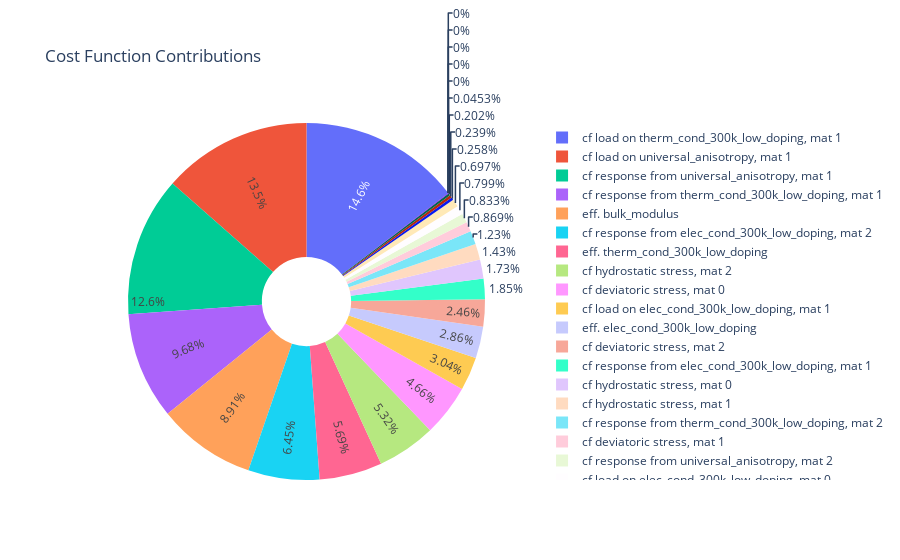

The notebook cell this image was saved under:
### Markdown cell above
Plot the contributions to the cost function for the best performer

*Note on how many contributions to expect:*
Per property, there is
* 1 effective property term
* (Non-modulus) 2 concentration factor terms per material
* (Modulus) 2 concentration factor terms per coupled (bulk, shear) moduli per material -- not considered individual properties

*For example*, for a 3-phase composite which considers carrier-transport and elastic property categories, not including volume fraction, there are 5 properties per material, so in total we expect
* 5 effective property terms
* 18 = 6 concentration factor terms (load and response terms for electrical conductivity, thermal conductivity, and universal anisotropy) $\times$ 3 materials
* 6 = 2 concentration factor terms (coupled deviatoric and hydrostatic terms from coupled bulk/shear moduli) $\times$ 3 materials

### Code cell
visualizer.plot_cost_func_contribs()

### Figure 1 — Plotly figure (JSON) as saved in the notebook; plotly's stock layout.template omitted (floating-point values rounded to 4 significant figures)
{"data": [{"hole": 0.25, "insidetextorientation": "radial", "labels": ["eff. elec_cond_300k_low_doping", "eff. therm_cond_300k_low_doping", "eff. bulk_modulus", "eff. shear_modulus", "eff. universal_anisotropy", "cf load on elec_cond_300k_low_doping, mat 0", "cf response from elec_cond_300k_low_doping, mat 0", "cf load on elec_cond_300k_low_doping, mat 1", "cf response from elec_cond_300k_low_doping, mat 1", "cf load on elec_cond_300k_low_doping, mat 2", "cf response from elec_cond_300k_low_doping, mat 2", "cf load on therm_cond_300k_low_doping, mat 0", "cf response from therm_cond_300k_low_doping, mat 0", "cf load on therm_cond_300k_low_doping, mat 1", "cf response from therm_cond_300k_low_doping, mat 1", "cf load on therm_cond_300k_low_doping, mat 2", "cf response from therm_cond_300k_low_doping, mat 2", "cf hydrostatic stress, mat 0", "cf hydrostatic stress, mat 1", "cf hydrostatic stress, mat 2", "cf deviatoric stress, mat 0", "cf deviatoric stress, mat 1", "cf deviatoric stress, mat 2", "cf load on universal_anisotropy, mat 0", "cf response from universal_anisotropy, mat 0", "cf load on universal_anisotropy, mat 1", "cf response from universal_anisotropy, mat 1", "cf load on universal_anisotropy, mat 2", "cf response from universal_anisotropy, mat 2"], "textinfo": "percent", "type": "pie", "values": [0.04432, 0.08797, 0.1379, 0.003987, 0.0007003, 0.01235, 0, 0.04702, 0.02869, 0.003133, 0.09978, 0, 0, 0.226, 0.1498, 0.003702, 0.01904, 0.02671, 0.02218, 0.08225, 0.0721, 0.01344, 0.03803, 0, 0, 0.2091, 0.1951, 0.01079, 0.01289]}], "layout": {"showlegend": true, "title": {"text": "Cost Function Contributions"}}}
